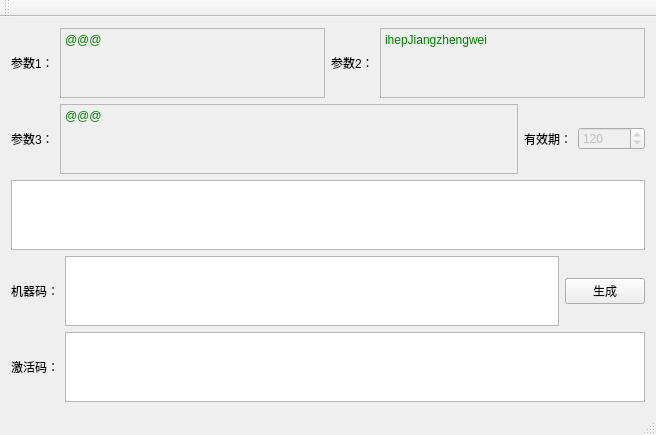
<?xml version="1.0" encoding="UTF-8"?>
<ui version="4.0">
 <class>MainWindow</class>
 <widget class="QMainWindow" name="MainWindow">
  <property name="geometry">
   <rect>
    <x>0</x>
    <y>0</y>
    <width>656</width>
    <height>311</height>
   </rect>
  </property>
  <property name="windowTitle">
   <string>激活码生成工具</string>
  </property>
  <widget class="QWidget" name="centralWidget">
   <layout class="QVBoxLayout" name="verticalLayout">
    <item>
     <layout class="QHBoxLayout" name="horizontalLayout_5">
      <item>
       <layout class="QHBoxLayout" name="horizontalLayout">
        <item>
         <widget class="QLabel" name="label">
          <property name="text">
           <string>参数1：</string>
          </property>
         </widget>
        </item>
        <item>
         <widget class="QTextEdit" name="parm1">
          <property name="enabled">
           <bool>false</bool>
          </property>
          <property name="html">
           <string>&lt;!DOCTYPE HTML PUBLIC &quot;-//W3C//DTD HTML 4.0//EN&quot; &quot;http://www.w3.org/TR/REC-html40/strict.dtd&quot;&gt;
&lt;html&gt;&lt;head&gt;&lt;meta name=&quot;qrichtext&quot; content=&quot;1&quot; /&gt;&lt;style type=&quot;text/css&quot;&gt;
p, li { white-space: pre-wrap; }
&lt;/style&gt;&lt;/head&gt;&lt;body style=&quot; font-family:'宋体'; font-size:9pt; font-weight:400; font-style:normal;&quot;&gt;
&lt;p style=&quot; margin-top:0px; margin-bottom:0px; margin-left:0px; margin-right:0px; -qt-block-indent:0; text-indent:0px;&quot;&gt;&lt;span style=&quot; color:#008000;&quot;&gt;@@@&lt;/span&gt;&lt;/p&gt;&lt;/body&gt;&lt;/html&gt;</string>
          </property>
         </widget>
        </item>
       </layout>
      </item>
      <item>
       <layout class="QHBoxLayout" name="horizontalLayout_2">
        <item>
         <widget class="QLabel" name="label_2">
          <property name="text">
           <string>参数2：</string>
          </property>
         </widget>
        </item>
        <item>
         <widget class="QTextEdit" name="parm2">
          <property name="enabled">
           <bool>false</bool>
          </property>
          <property name="html">
           <string>&lt;!DOCTYPE HTML PUBLIC &quot;-//W3C//DTD HTML 4.0//EN&quot; &quot;http://www.w3.org/TR/REC-html40/strict.dtd&quot;&gt;
&lt;html&gt;&lt;head&gt;&lt;meta name=&quot;qrichtext&quot; content=&quot;1&quot; /&gt;&lt;style type=&quot;text/css&quot;&gt;
p, li { white-space: pre-wrap; }
&lt;/style&gt;&lt;/head&gt;&lt;body style=&quot; font-family:'宋体'; font-size:9pt; font-weight:400; font-style:normal;&quot;&gt;
&lt;p style=&quot; margin-top:0px; margin-bottom:0px; margin-left:0px; margin-right:0px; -qt-block-indent:0; text-indent:0px;&quot;&gt;&lt;span style=&quot; color:#008000;&quot;&gt;ihepJiangzhengwei&lt;/span&gt;&lt;/p&gt;&lt;/body&gt;&lt;/html&gt;</string>
          </property>
         </widget>
        </item>
       </layout>
      </item>
     </layout>
    </item>
    <item>
     <layout class="QHBoxLayout" name="horizontalLayout_6">
      <item>
       <layout class="QHBoxLayout" name="horizontalLayout_3">
        <item>
         <widget class="QLabel" name="label_3">
          <property name="text">
           <string>参数3：</string>
          </property>
         </widget>
        </item>
        <item>
         <widget class="QTextEdit" name="parm3">
          <property name="enabled">
           <bool>false</bool>
          </property>
          <property name="html">
           <string>&lt;!DOCTYPE HTML PUBLIC &quot;-//W3C//DTD HTML 4.0//EN&quot; &quot;http://www.w3.org/TR/REC-html40/strict.dtd&quot;&gt;
&lt;html&gt;&lt;head&gt;&lt;meta name=&quot;qrichtext&quot; content=&quot;1&quot; /&gt;&lt;style type=&quot;text/css&quot;&gt;
p, li { white-space: pre-wrap; }
&lt;/style&gt;&lt;/head&gt;&lt;body style=&quot; font-family:'宋体'; font-size:9pt; font-weight:400; font-style:normal;&quot;&gt;
&lt;p style=&quot; margin-top:0px; margin-bottom:0px; margin-left:0px; margin-right:0px; -qt-block-indent:0; text-indent:0px;&quot;&gt;&lt;span style=&quot; color:#008000;&quot;&gt;@@@&lt;/span&gt;&lt;/p&gt;&lt;/body&gt;&lt;/html&gt;</string>
          </property>
         </widget>
        </item>
       </layout>
      </item>
      <item>
       <layout class="QHBoxLayout" name="horizontalLayout_4">
        <item>
         <widget class="QLabel" name="label_4">
          <property name="text">
           <string>有效期：</string>
          </property>
         </widget>
        </item>
        <item>
         <widget class="QSpinBox" name="parm4">
          <property name="enabled">
           <bool>false</bool>
          </property>
          <property name="maximum">
           <number>999999</number>
          </property>
          <property name="value">
           <number>120</number>
          </property>
         </widget>
        </item>
       </layout>
      </item>
     </layout>
    </item>
    <item>
     <widget class="QTextBrowser" name="textBrowser_5"/>
    </item>
    <item>
     <layout class="QHBoxLayout" name="horizontalLayout_7">
      <item>
       <widget class="QLabel" name="label_5">
        <property name="text">
         <string>机器码：</string>
        </property>
       </widget>
      </item>
      <item>
       <widget class="QTextEdit" name="parmMC"/>
      </item>
      <item>
       <widget class="QPushButton" name="pushButton">
        <property name="text">
         <string>生成</string>
        </property>
       </widget>
      </item>
     </layout>
    </item>
    <item>
     <layout class="QHBoxLayout" name="horizontalLayout_8">
      <item>
       <widget class="QLabel" name="label_6">
        <property name="text">
         <string>激活码：</string>
        </property>
       </widget>
      </item>
      <item>
       <widget class="QTextEdit" name="activeCodeLineEdit"/>
      </item>
     </layout>
    </item>
   </layout>
  </widget>
  <widget class="QMenuBar" name="menuBar">
   <property name="geometry">
    <rect>
     <x>0</x>
     <y>0</y>
     <width>656</width>
     <height>24</height>
    </rect>
   </property>
  </widget>
  <widget class="QToolBar" name="mainToolBar">
   <attribute name="toolBarArea">
    <enum>TopToolBarArea</enum>
   </attribute>
   <attribute name="toolBarBreak">
    <bool>false</bool>
   </attribute>
  </widget>
  <widget class="QStatusBar" name="statusBar"/>
 </widget>
 <layoutdefault spacing="6" margin="11"/>
 <resources/>
 <connections/>
</ui>
